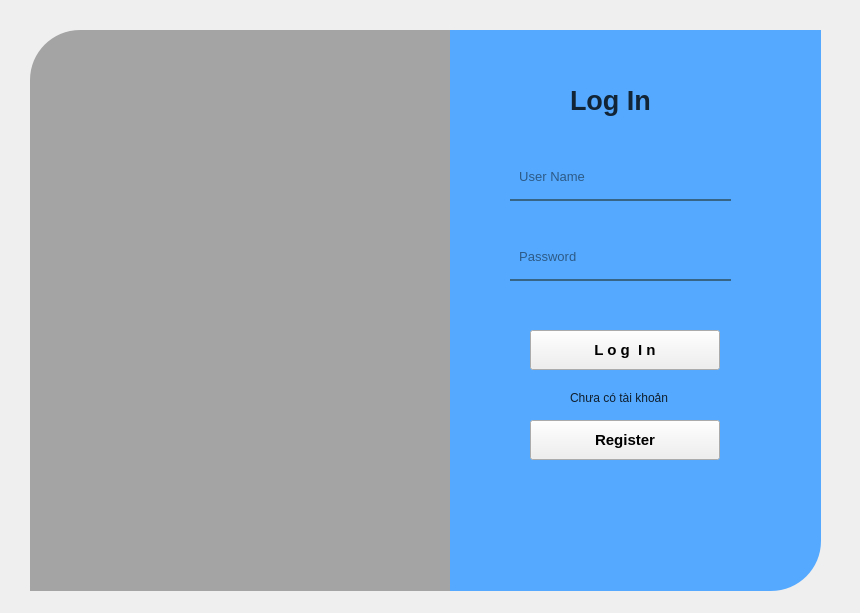
<?xml version="1.0" encoding="UTF-8"?>
<ui version="4.0">
 <class>Form</class>
 <widget class="QWidget" name="Form">
  <property name="geometry">
   <rect>
    <x>0</x>
    <y>0</y>
    <width>860</width>
    <height>613</height>
   </rect>
  </property>
  <property name="windowTitle">
   <string>Form</string>
  </property>
  <widget class="QWidget" name="widget" native="true">
   <property name="geometry">
    <rect>
     <x>0</x>
     <y>0</y>
     <width>871</width>
     <height>611</height>
    </rect>
   </property>
   <property name="styleSheet">
    <string notr="true">QPushButton#pushButton{
	background-color: qlineargradient(spread:pad, x1:0, y1:0.505682, x2:1, y2:0.477, stop:0 rgba(11, 131, 120, 219), stop:1 rgba(85, 98, 112, 226));
	color:rgba(255, 255, 255, 210);
	border-radius:5px;
}

QPushButton#pushButton:hover{
	background-color: qlineargradient(spread:pad, x1:0, y1:0.505682, x2:1, y2:0.477, stop:0 rgba(150, 123, 111, 219), stop:1 rgba(85, 81, 84, 226));
}

QPushButton#pushButton:pressed{
	padding-left:5px;
	padding-top:5px;
	background-color:rgba(150, 123, 111, 255);
}

QPushButton#pushButton_2, #pushButton_3, #pushButton_4, #pushButton_5{
	background-color: rgba(0, 0, 0, 0);
	color:rgba(85, 98, 112, 255);
}

QPushButton#pushButton_2:hover, #pushButton_3:hover, #pushButton_4:hover, #pushButton_5:hover{
	color: rgba(131, 96, 53, 255);
}

QPushButton#pushButton_2:pressed, #pushButton_3:pressed, #pushButton_4:pressed, #pushButton_5:pressed{
	padding-left:5px;
	padding-top:5px;
	color:rgba(91, 88, 53, 255);
}

</string>
   </property>
   <widget class="QLabel" name="label">
    <property name="geometry">
     <rect>
      <x>40</x>
      <y>40</y>
      <width>361</width>
      <height>611</height>
     </rect>
    </property>
    <property name="styleSheet">
     <string notr="true">border-image: url(:/images/traicay.jpg);
border-top-left-radius: 50px;</string>
    </property>
    <property name="text">
     <string/>
    </property>
   </widget>
   <widget class="QLabel" name="label_2">
    <property name="geometry">
     <rect>
      <x>30</x>
      <y>30</y>
      <width>421</width>
      <height>561</height>
     </rect>
    </property>
    <property name="styleSheet">
     <string notr="true">background-color:rgba(0, 0, 0, 80);
border-top-left-radius: 50px;
border-image: url(:/images/p.jpeg);</string>
    </property>
    <property name="text">
     <string/>
    </property>
   </widget>
   <widget class="QLabel" name="label_3">
    <property name="geometry">
     <rect>
      <x>450</x>
      <y>30</y>
      <width>371</width>
      <height>561</height>
     </rect>
    </property>
    <property name="styleSheet">
     <string notr="true">background-color:rgba(255, 255, 255, 255);
background-color: rgb(85, 170, 255);
border-bottom-right-radius: 50px;</string>
    </property>
    <property name="text">
     <string/>
    </property>
   </widget>
   <widget class="QLabel" name="label_4">
    <property name="geometry">
     <rect>
      <x>570</x>
      <y>70</y>
      <width>111</width>
      <height>61</height>
     </rect>
    </property>
    <property name="font">
     <font>
      <pointsize>20</pointsize>
      <weight>75</weight>
      <bold>true</bold>
     </font>
    </property>
    <property name="styleSheet">
     <string notr="true">color:rgba(0, 0, 0, 200);</string>
    </property>
    <property name="text">
     <string>Log In</string>
    </property>
   </widget>
   <widget class="QLineEdit" name="tendn">
    <property name="geometry">
     <rect>
      <x>510</x>
      <y>160</y>
      <width>221</width>
      <height>41</height>
     </rect>
    </property>
    <property name="font">
     <font>
      <pointsize>10</pointsize>
     </font>
    </property>
    <property name="styleSheet">
     <string notr="true">background-color:rgba(0, 0, 0, 0);
border:none;
border-bottom:2px solid rgba(46, 82, 101, 200);
color:rgba(0, 0, 0, 240);
padding-bottom:7px;</string>
    </property>
    <property name="placeholderText">
     <string>  User Name</string>
    </property>
   </widget>
   <widget class="QLineEdit" name="matkhau">
    <property name="geometry">
     <rect>
      <x>510</x>
      <y>240</y>
      <width>221</width>
      <height>41</height>
     </rect>
    </property>
    <property name="font">
     <font>
      <pointsize>10</pointsize>
     </font>
    </property>
    <property name="styleSheet">
     <string notr="true">background-color:rgba(0, 0, 0, 0);
border:none;
border-bottom:2px solid rgba(46, 82, 101, 200);
color:rgba(0, 0, 0, 240);
padding-bottom:7px;</string>
    </property>
    <property name="echoMode">
     <enum>QLineEdit::Password</enum>
    </property>
    <property name="placeholderText">
     <string>  Password</string>
    </property>
   </widget>
   <widget class="QPushButton" name="run">
    <property name="geometry">
     <rect>
      <x>530</x>
      <y>330</y>
      <width>190</width>
      <height>40</height>
     </rect>
    </property>
    <property name="font">
     <font>
      <pointsize>11</pointsize>
      <weight>75</weight>
      <bold>true</bold>
     </font>
    </property>
    <property name="styleSheet">
     <string notr="true"/>
    </property>
    <property name="text">
     <string>L o g  I n</string>
    </property>
   </widget>
   <widget class="QLabel" name="label_5">
    <property name="geometry">
     <rect>
      <x>570</x>
      <y>390</y>
      <width>111</width>
      <height>16</height>
     </rect>
    </property>
    <property name="styleSheet">
     <string notr="true">color:rgba(0, 0, 0, 210);</string>
    </property>
    <property name="text">
     <string>Chưa có tài khoản</string>
    </property>
   </widget>
   <widget class="QPushButton" name="run2">
    <property name="geometry">
     <rect>
      <x>530</x>
      <y>420</y>
      <width>190</width>
      <height>40</height>
     </rect>
    </property>
    <property name="font">
     <font>
      <pointsize>11</pointsize>
      <weight>75</weight>
      <bold>true</bold>
     </font>
    </property>
    <property name="text">
     <string>Register</string>
    </property>
   </widget>
  </widget>
 </widget>
 <resources>
  <include location="res.qrc"/>
 </resources>
 <connections/>
</ui>
